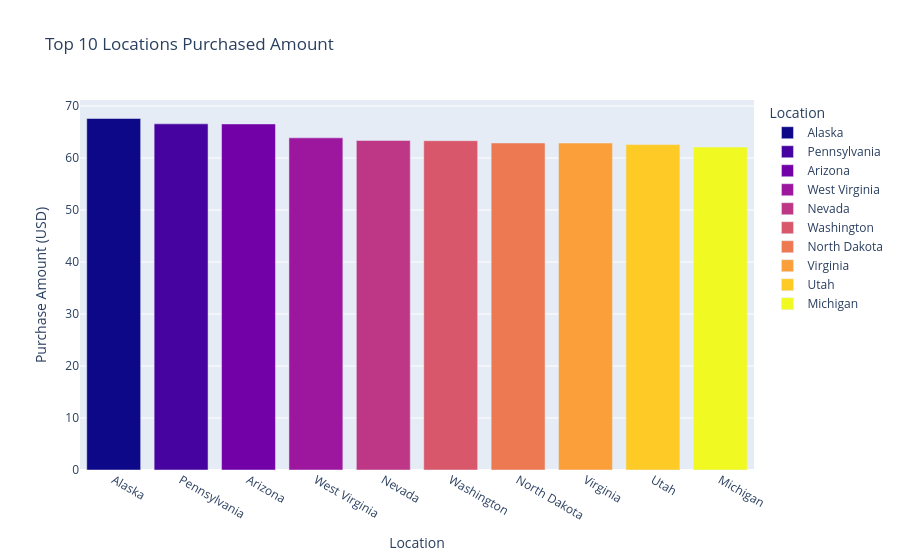

The cell this chart's notebook holds for it:
### Code cell
fig = px.bar(x.head(10) , x = "Location" , y = "Purchase Amount (USD)" , color= "Location", title= "Top 10 Locations Purchased Amount" , color_discrete_sequence=px.colors.sequential.Plasma)
fig.show()

### Figure 1 — Plotly figure (JSON) as saved in the notebook; plotly's stock layout.template omitted (floating-point values rounded to 4 significant figures)
{"data": [{"hovertemplate": "Location=%{x}<br>Purchase Amount (USD)=%{y}<extra></extra>", "legendgroup": "Alaska", "marker": {"color": "#0d0887", "pattern": {"shape": ""}}, "name": "Alaska", "orientation": "v", "showlegend": true, "textposition": "auto", "type": "bar", "x": ["Alaska"], "xaxis": "x", "y": [67.6], "yaxis": "y"}, {"hovertemplate": "Location=%{x}<br>Purchase Amount (USD)=%{y}<extra></extra>", "legendgroup": "Pennsylvania", "marker": {"color": "#46039f", "pattern": {"shape": ""}}, "name": "Pennsylvania", "orientation": "v", "showlegend": true, "textposition": "auto", "type": "bar", "x": ["Pennsylvania"], "xaxis": "x", "y": [66.57], "yaxis": "y"}, {"hovertemplate": "Location=%{x}<br>Purchase Amount (USD)=%{y}<extra></extra>", "legendgroup": "Arizona", "marker": {"color": "#7201a8", "pattern": {"shape": ""}}, "name": "Arizona", "orientation": "v", "showlegend": true, "textposition": "auto", "type": "bar", "x": ["Arizona"], "xaxis": "x", "y": [66.55], "yaxis": "y"}, {"hovertemplate": "Location=%{x}<br>Purchase Amount (USD)=%{y}<extra></extra>", "legendgroup": "West Virginia", "marker": {"color": "#9c179e", "pattern": {"shape": ""}}, "name": "West Virginia", "orientation": "v", "showlegend": true, "textposition": "auto", "type": "bar", "x": ["West Virginia"], "xaxis": "x", "y": [63.88], "yaxis": "y"}, {"hovertemplate": "Location=%{x}<br>Purchase Amount (USD)=%{y}<extra></extra>", "legendgroup": "Nevada", "marker": {"color": "#bd3786", "pattern": {"shape": ""}}, "name": "Nevada", "orientation": "v", "showlegend": true, "textposition": "auto", "type": "bar", "x": ["Nevada"], "xaxis": "x", "y": [63.38], "yaxis": "y"}, {"hovertemplate": "Location=%{x}<br>Purchase Amount (USD)=%{y}<extra></extra>", "legendgroup": "Washington", "marker": {"color": "#d8576b", "pattern": {"shape": ""}}, "name": "Washington", "orientation": "v", "showlegend": true, "textposition": "auto", "type": "bar", "x": ["Washington"], "xaxis": "x", "y": [63.33], "yaxis": "y"}, {"hovertemplate": "Location=%{x}<br>Purchase Amount (USD)=%{y}<extra></extra>", "legendgroup": "North Dakota", "marker": {"color": "#ed7953", "pattern": {"shape": ""}}, "name": "North Dakota", "orientation": "v", "showlegend": true, "textposition": "auto", "type": "bar", "x": ["North Dakota"], "xaxis": "x", "y": [62.89], "yaxis": "y"}, {"hovertemplate": "Location=%{x}<br>Purchase Amount (USD)=%{y}<extra></extra>", "legendgroup": "Virginia", "marker": {"color": "#fb9f3a", "pattern": {"shape": ""}}, "name": "Virginia", "orientation": "v", "showlegend": true, "textposition": "auto", "type": "bar", "x": ["Virginia"], "xaxis": "x", "y": [62.88], "yaxis": "y"}, {"hovertemplate": "Location=%{x}<br>Purchase Amount (USD)=%{y}<extra></extra>", "legendgroup": "Utah", "marker": {"color": "#fdca26", "pattern": {"shape": ""}}, "name": "Utah", "orientation": "v", "showlegend": true, "textposition": "auto", "type": "bar", "x": ["Utah"], "xaxis": "x", "y": [62.58], "yaxis": "y"}, {"hovertemplate": "Location=%{x}<br>Purchase Amount (USD)=%{y}<extra></extra>", "legendgroup": "Michigan", "marker": {"color": "#f0f921", "pattern": {"shape": ""}}, "name": "Michigan", "orientation": "v", "showlegend": true, "textposition": "auto", "type": "bar", "x": ["Michigan"], "xaxis": "x", "y": [62.1], "yaxis": "y"}], "layout": {"barmode": "relative", "legend": {"title": {"text": "Location"}, "tracegroupgap": 0}, "title": {"text": "Top 10 Locations Purchased Amount"}, "xaxis": {"anchor": "y", "categoryarray": ["Alaska", "Pennsylvania", "Arizona", "West Virginia", "Nevada", "Washington", "North Dakota", "Virginia", "Utah", "Michigan"], "categoryorder": "array", "domain": [0, 1], "title": {"text": "Location"}}, "yaxis": {"anchor": "x", "domain": [0, 1], "title": {"text": "Purchase Amount (USD)"}}}}
